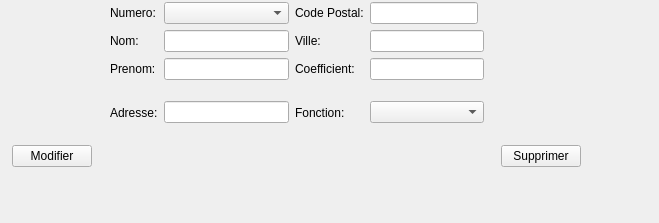
          <widget class="QWidget" name="Modification_3">
           <property name="geometry">
            <rect>
             <x>0</x>
             <y>0</y>
             <width>659</width>
             <height>223</height>
            </rect>
           </property>
           <attribute name="label">
            <string>Modification des praticiens</string>
           </attribute>
           <widget class="QWidget" name="layoutWidget">
            <property name="geometry">
             <rect>
              <x>12</x>
              <y>2</y>
              <width>569</width>
              <height>165</height>
             </rect>
            </property>
            <layout class="QGridLayout" name="gridLayout_13">
             <item row="0" column="0">
              <layout class="QGridLayout" name="gridLayout_12">
               <item row="0" column="0">
                <spacer name="horizontalSpacer_17">
                 <property name="orientation">
                  <enum>Qt::Horizontal</enum>
                 </property>
                 <property name="sizeHint" stdset="0">
                  <size>
                   <width>40</width>
                   <height>20</height>
                  </size>
                 </property>
                </spacer>
               </item>
               <item row="0" column="1">
                <layout class="QGridLayout" name="gridLayout">
                 <item row="2" column="2">
                  <widget class="QLabel" name="label_50">
                   <property name="text">
                    <string>Coefficient:</string>
                   </property>
                  </widget>
                 </item>
                 <item row="2" column="3" colspan="2">
                  <widget class="QLineEdit" name="lineEdit_Prat_coeff_Mod">
                   <property name="enabled">
                    <bool>true</bool>
                   </property>
                   <property name="font">
                    <font>
                     <pointsize>8</pointsize>
                    </font>
                   </property>
                  </widget>
                 </item>
                 <item row="3" column="2" rowspan="2">
                  <widget class="QLabel" name="label_47">
                   <property name="text">
                    <string>Fonction:</string>
                   </property>
                  </widget>
                 </item>
                 <item row="1" column="0">
                  <widget class="QLabel" name="label_44">
                   <property name="text">
                    <string>Nom:</string>
                   </property>
                  </widget>
                 </item>
                 <item row="1" column="2">
                  <widget class="QLabel" name="label_45">
                   <property name="text">
                    <string>Ville:</string>
                   </property>
                  </widget>
                 </item>
                 <item row="0" column="0">
                  <widget class="QLabel" name="label_16">
                   <property name="text">
                    <string>Numero:</string>
                   </property>
                  </widget>
                 </item>
                 <item row="0" column="1">
                  <widget class="QComboBox" name="comboBox_Prat_Num_Mod">
                   <property name="font">
                    <font>
                     <pointsize>8</pointsize>
                    </font>
                   </property>
                  </widget>
                 </item>
                 <item row="1" column="3" colspan="2">
                  <widget class="QLineEdit" name="lineEdit_Prat_Ville_Mod">
                   <property name="font">
                    <font>
                     <pointsize>8</pointsize>
                    </font>
                   </property>
                  </widget>
                 </item>
                 <item row="0" column="3">
                  <widget class="QLineEdit" name="lineEdit_Prat_CP_Mod">
                   <property name="font">
                    <font>
                     <pointsize>8</pointsize>
                    </font>
                   </property>
                  </widget>
                 </item>
                 <item row="0" column="2">
                  <widget class="QLabel" name="label_48">
                   <property name="text">
                    <string>Code Postal:</string>
                   </property>
                  </widget>
                 </item>
                 <item row="2" column="1">
                  <widget class="QLineEdit" name="lineEdit_Prat_Prenom_Mod">
                   <property name="font">
                    <font>
                     <pointsize>8</pointsize>
                    </font>
                   </property>
                  </widget>
                 </item>
                 <item row="3" column="1" rowspan="2">
                  <widget class="QLineEdit" name="lineEdit_Prat_Adresse_Mod">
                   <property name="font">
                    <font>
                     <pointsize>8</pointsize>
                    </font>
                   </property>
                  </widget>
                 </item>
                 <item row="3" column="0" rowspan="2">
                  <widget class="QLabel" name="label_46">
                   <property name="text">
                    <string>Adresse:</string>
                   </property>
                  </widget>
                 </item>
                 <item row="2" column="0">
                  <widget class="QLabel" name="label_20">
                   <property name="text">
                    <string>Prenom:</string>
                   </property>
                  </widget>
                 </item>
                 <item row="1" column="1">
                  <widget class="QLineEdit" name="lineEdit_Prat_Nom_Mod">
                   <property name="font">
                    <font>
                     <family>DejaVu Serif</family>
                     <pointsize>8</pointsize>
                     <weight>75</weight>
                     <italic>true</italic>
                     <bold>true</bold>
                    </font>
                   </property>
                  </widget>
                 </item>
                 <item row="3" column="3" rowspan="2" colspan="2">
                  <widget class="QComboBox" name="comboBox_Prat_Fonction_Mod">
                   <property name="font">
                    <font>
                     <pointsize>8</pointsize>
                    </font>
                   </property>
                  </widget>
                 </item>
                </layout>
               </item>
               <item row="0" column="2">
                <spacer name="horizontalSpacer_18">
                 <property name="orientation">
                  <enum>Qt::Horizontal</enum>
                 </property>
                 <property name="sizeHint" stdset="0">
                  <size>
                   <width>40</width>
                   <height>20</height>
                  </size>
                 </property>
                </spacer>
               </item>
              </layout>
             </item>
             <item row="1" column="0">
              <layout class="QGridLayout" name="gridLayout_2">
               <item row="0" column="0">
                <widget class="QPushButton" name="pushButton_Prat_Mod">
                 <property name="text">
                  <string>Modifier</string>
                 </property>
                </widget>
               </item>
               <item row="0" column="2">
                <widget class="QPushButton" name="pushButton_Prat_Suppr">
                 <property name="text">
                  <string>Supprimer</string>
                 </property>
                </widget>
               </item>
               <item row="0" column="1">
                <spacer name="horizontalSpacer_3">
                 <property name="orientation">
                  <enum>Qt::Horizontal</enum>
                 </property>
                 <property name="sizeHint" stdset="0">
                  <size>
                   <width>40</width>
                   <height>20</height>
                  </size>
                 </property>
                </spacer>
               </item>
              </layout>
             </item>
            </layout>
           </widget>
          </widget>
